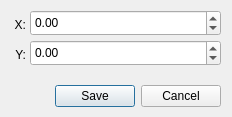
<?xml version="1.0" encoding="UTF-8"?>
<ui version="4.0">
 <class>Dialog</class>
 <widget class="QDialog" name="Dialog">
  <property name="geometry">
   <rect>
    <x>0</x>
    <y>0</y>
    <width>232</width>
    <height>117</height>
   </rect>
  </property>
  <property name="minimumSize">
   <size>
    <width>232</width>
    <height>117</height>
   </size>
  </property>
  <property name="maximumSize">
   <size>
    <width>232</width>
    <height>117</height>
   </size>
  </property>
  <property name="windowTitle">
   <string>New vertice</string>
  </property>
  <property name="windowIcon">
   <iconset>
    <normaloff>../img/icon.png</normaloff>../img/icon.png</iconset>
  </property>
  <property name="sizeGripEnabled">
   <bool>false</bool>
  </property>
  <property name="modal">
   <bool>true</bool>
  </property>
  <widget class="QDialogButtonBox" name="buttonBox">
   <property name="geometry">
    <rect>
     <x>10</x>
     <y>80</y>
     <width>211</width>
     <height>32</height>
    </rect>
   </property>
   <property name="orientation">
    <enum>Qt::Horizontal</enum>
   </property>
   <property name="standardButtons">
    <set>QDialogButtonBox::Cancel|QDialogButtonBox::Save</set>
   </property>
  </widget>
  <widget class="QLabel" name="label">
   <property name="geometry">
    <rect>
     <x>5</x>
     <y>15</y>
     <width>21</width>
     <height>20</height>
    </rect>
   </property>
   <property name="text">
    <string>X:</string>
   </property>
   <property name="alignment">
    <set>Qt::AlignRight|Qt::AlignTrailing|Qt::AlignVCenter</set>
   </property>
  </widget>
  <widget class="QLabel" name="label_2">
   <property name="geometry">
    <rect>
     <x>6</x>
     <y>45</y>
     <width>20</width>
     <height>20</height>
    </rect>
   </property>
   <property name="text">
    <string>Y:</string>
   </property>
   <property name="alignment">
    <set>Qt::AlignRight|Qt::AlignTrailing|Qt::AlignVCenter</set>
   </property>
  </widget>
  <widget class="QDoubleSpinBox" name="vertice_x">
   <property name="geometry">
    <rect>
     <x>30</x>
     <y>10</y>
     <width>191</width>
     <height>26</height>
    </rect>
   </property>
   <property name="minimum">
    <double>-100.000000000000000</double>
   </property>
   <property name="maximum">
    <double>100.000000000000000</double>
   </property>
  </widget>
  <widget class="QDoubleSpinBox" name="vertice_y">
   <property name="geometry">
    <rect>
     <x>30</x>
     <y>40</y>
     <width>191</width>
     <height>26</height>
    </rect>
   </property>
   <property name="minimum">
    <double>-100.000000000000000</double>
   </property>
   <property name="maximum">
    <double>100.000000000000000</double>
   </property>
  </widget>
 </widget>
 <resources/>
 <connections>
  <connection>
   <sender>buttonBox</sender>
   <signal>accepted()</signal>
   <receiver>Dialog</receiver>
   <slot>accept()</slot>
   <hints>
    <hint type="sourcelabel">
     <x>248</x>
     <y>254</y>
    </hint>
    <hint type="destinationlabel">
     <x>157</x>
     <y>274</y>
    </hint>
   </hints>
  </connection>
  <connection>
   <sender>buttonBox</sender>
   <signal>rejected()</signal>
   <receiver>Dialog</receiver>
   <slot>reject()</slot>
   <hints>
    <hint type="sourcelabel">
     <x>316</x>
     <y>260</y>
    </hint>
    <hint type="destinationlabel">
     <x>286</x>
     <y>274</y>
    </hint>
   </hints>
  </connection>
 </connections>
</ui>
